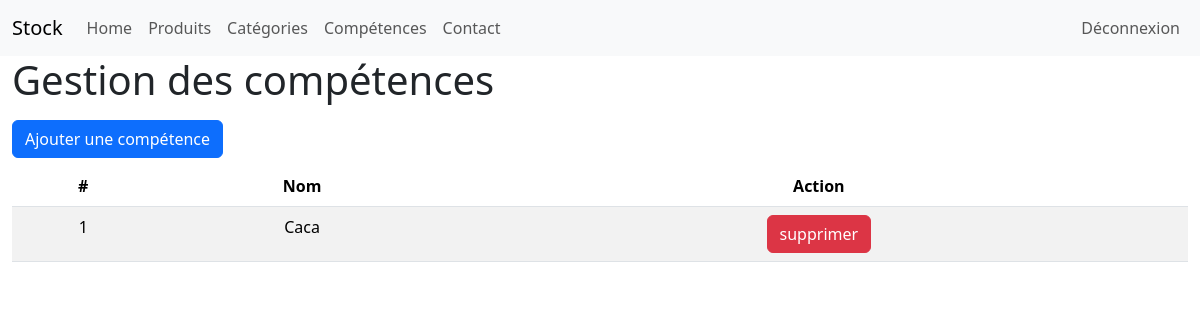
The app's page /admin/skills.php (signed in), older data.
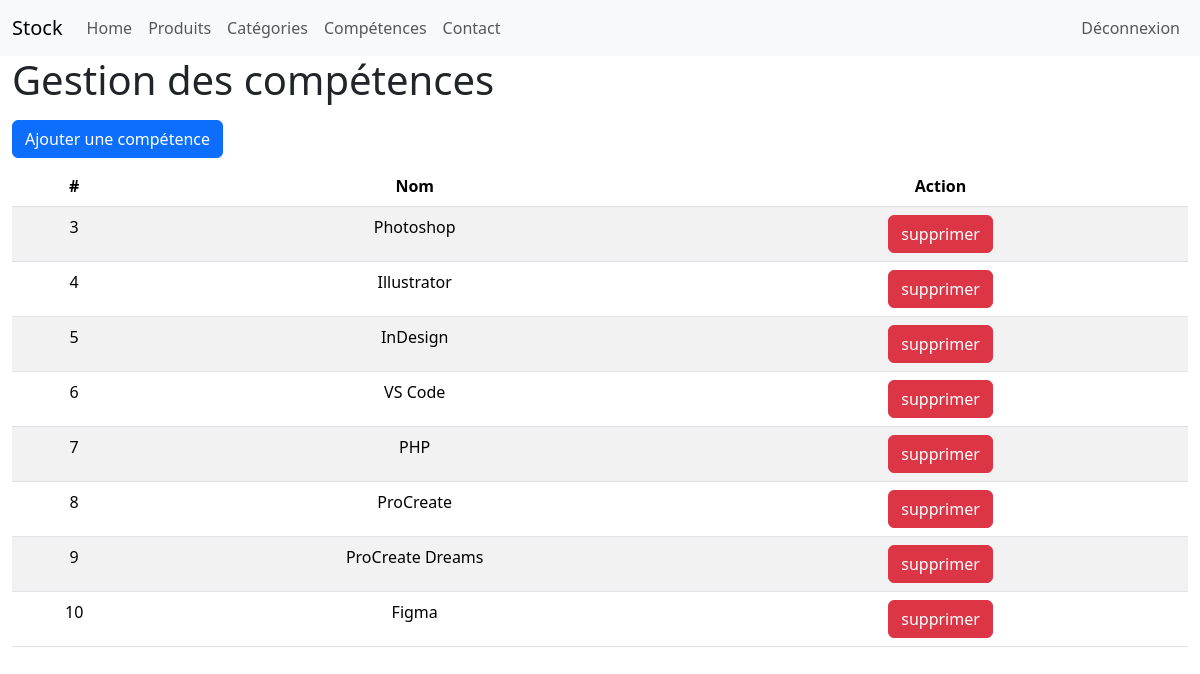
The same page, newer data.
### tables this page shows
CREATE TABLE IF NOT EXISTS `skills` (
  `id` int NOT NULL AUTO_INCREMENT,
  `nom` varchar(100) NOT NULL,
  `image` varchar(255) DEFAULT NULL,
  PRIMARY KEY (`id`)
);

### admin/skills.php (the view, shortened to what this page needs)
<?php
    require "../config/connexion.php";
?>
<!DOCTYPE html>
<html lang="en">
<head>
    <link href="https://cdn.jsdelivr.net/npm/bootstrap@5.3.8/dist/css/bootstrap.min.css" rel="stylesheet">
    <link rel="stylesheet" href="style.css">
</head>
<body>
    <?php
        include("partials/nav.php");
    ?>
    <div class="container-fluid">
        <h1>Gestion des compétences</h1>
        <a href="addSkills.php" class="btn btn-primary my-2">Ajouter une compétence</a>
        <table class="table table-striped">
            <thead>
                <tr class="text-center">
                    <th>#</th>
                    <th>Nom</th>
                    <th>Action</th>
                </tr>
            </thead>
            <tbody>
                <?php
                    $skills = $bdd->query("SELECT * FROM skills");
                    while($donSkill = $skills->fetch())
                    {
                        echo '<tr class="text-center">';
                            echo '<td>'.$donSkill['id'].'</td>';
                            echo '<td>'.$donSkill['nom'].'</td>';
                            echo '<td>';
                                echo '<button type="button" class="btn btn-danger mx-2" data-bs-toggle="modal" data-bs-target="#deleteModal'.$donSkill['id'].'">
  supprimer
</button>';
                            echo '</td>';
                        echo '</tr>';
                    }
                ?>
            </tbody>
        </table>
    </div>
</body>
</html>

Row changes from the older to the newer data that the page shows:
removed skills: id "1", nom "Caca"
added skills: id "3", nom "Photoshop"
added skills: id "4", nom "Illustrator"
added skills: id "5", nom "InDesign"
added skills: id "6", nom "VS Code"
added skills: id "7", nom "PHP"
added skills: id "8", nom "ProCreate"
added skills: id "9", nom "ProCreate Dreams"
added skills: id "10", nom "Figma"
